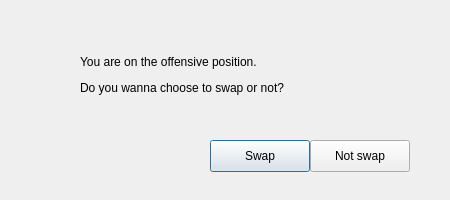
<?xml version="1.0" encoding="UTF-8"?>
<ui version="4.0">
 <class>Swap5</class>
 <widget class="QDialog" name="Swap5">
  <property name="geometry">
   <rect>
    <x>0</x>
    <y>0</y>
    <width>450</width>
    <height>200</height>
   </rect>
  </property>
  <property name="windowTitle">
   <string>Wanna swap?</string>
  </property>
  <widget class="QPushButton" name="pbtn_swap">
   <property name="geometry">
    <rect>
     <x>210</x>
     <y>140</y>
     <width>100</width>
     <height>32</height>
    </rect>
   </property>
   <property name="text">
    <string>Swap</string>
   </property>
   <property name="checkable">
    <bool>false</bool>
   </property>
   <property name="default">
    <bool>false</bool>
   </property>
  </widget>
  <widget class="QLabel" name="label">
   <property name="geometry">
    <rect>
     <x>80</x>
     <y>10</y>
     <width>320</width>
     <height>130</height>
    </rect>
   </property>
   <property name="text">
    <string>&lt;html&gt;&lt;head/&gt;&lt;body&gt;&lt;p&gt;You are on the offensive position.&lt;/p&gt;&lt;p&gt;Do you wanna choose to swap or not?&lt;/p&gt;&lt;/body&gt;&lt;/html&gt;</string>
   </property>
  </widget>
  <widget class="QPushButton" name="pbtn_noswap">
   <property name="geometry">
    <rect>
     <x>310</x>
     <y>140</y>
     <width>100</width>
     <height>32</height>
    </rect>
   </property>
   <property name="text">
    <string>Not swap</string>
   </property>
   <property name="checkable">
    <bool>false</bool>
   </property>
   <property name="default">
    <bool>false</bool>
   </property>
  </widget>
 </widget>
 <resources/>
 <connections/>
</ui>
